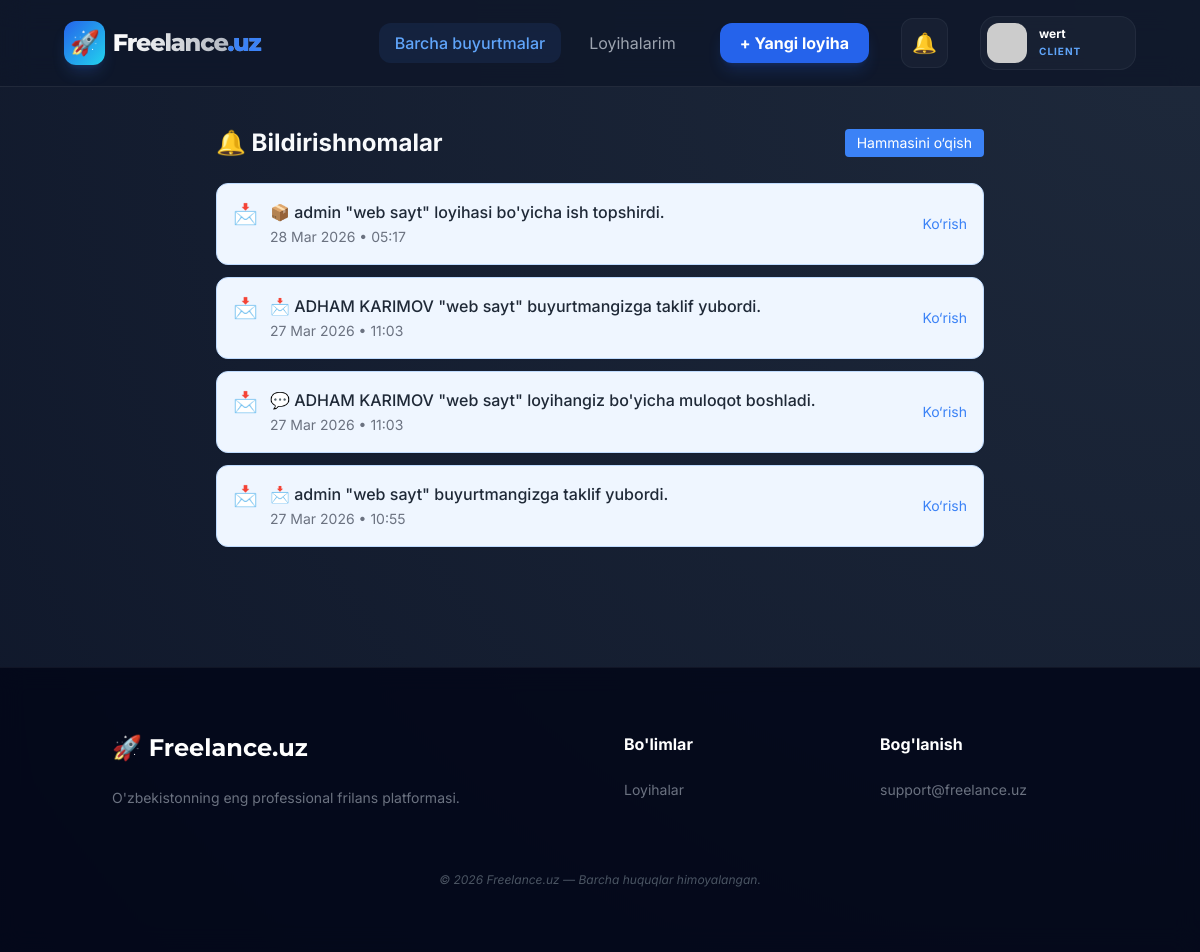
Screenshot of /notifications/ (signed in) with the database file from the repository.
### accounts/models.py (models this page shows, shortened)
class User(AbstractUser):
    class Role(models.TextChoices):
        CLIENT     = 'CLIENT',     'Mijoz'
        FREELANCER = 'FREELANCER', 'Frilanser'
    email     = models.EmailField(unique=True)
    full_name = models.CharField(max_length=255)
    role      = models.CharField(max_length=20, choices=Role.choices)
    avatar    = models.ImageField(upload_to='avatars/', null=True, blank=True)
    USERNAME_FIELD  = 'email'
    REQUIRED_FIELDS = ['username', 'full_name', 'role']

### notifications/models.py (models this page shows, shortened)
class Notification(models.Model):
    class Type(models.TextChoices):
        OFFER_RECEIVED  = 'OFFER_RECEIVED',  'Yangi taklif keldi'
        OFFER_ACCEPTED  = 'OFFER_ACCEPTED',  'Taklif qabul qilindi'
        OFFER_REJECTED  = 'OFFER_REJECTED',  'Taklif rad etildi'
        DEADLINE_SOON   = 'DEADLINE_SOON',   'Muddat yaqinlashmoqda'
        DEADLINE_PASSED = 'DEADLINE_PASSED', 'Muddat o\'tdi'
        ORDER_COMPLETED = 'ORDER_COMPLETED', 'Ish tugatildi'
        MESSAGE         = 'MESSAGE',         'Yangi xabar'
    user = models.ForeignKey(settings.AUTH_USER_MODEL, on_delete=models.CASCADE, related_name='notifications')
    type = models.CharField(max_length=30, choices=Type.choices)
    message = models.TextField()
    is_read = models.BooleanField(default=False)
    created_at = models.DateTimeField(auto_now_add=True)
    link = models.CharField(max_length=255, blank=True)
    class Meta:
        ordering = ['-created_at']

### notifications/views.py (the view)
# urls.py: path('',                views.NotificationListView.as_view(), name='list'),
class NotificationListView(LoginRequiredMixin, View):
    login_url = 'accounts:login'
    def get(self, request):
        notifications = Notification.objects.filter(user=request.user).order_by('-created_at')
        unread_count = notifications.filter(is_read=False).count()
        notifications.filter(is_read=False).update(is_read=True)
        context = {
            'notifications': notifications,
            'unread_count': unread_count,
        }
        return render(request, 'notifications/list.html', context)

### notifications/templatetags/notification_tags.py (called while the page is built)
@register.simple_tag
def get_unread_notifications(user):
    return Notification.objects.filter(user=user, is_read=False).order_by('-created_at')[:10]

@register.simple_tag
def get_unread_count(user):
    return Notification.objects.filter(user=user, is_read=False).count()

### templates/notifications/list.html (shortened to what this page needs)
{% extends 'base.html' %}
{% block content %}
<div class="max-w-3xl mx-auto">
    <div class="flex justify-between items-center mb-6">
        <h2 class="text-2xl font-bold">🔔 Bildirishnomalar</h2>
        <form method="POST" action="{% url 'notifications:mark_all_read' %}">
            <button class="text-sm bg-blue-500 text-white px-3 py-1 rounded hover:bg-blue-600">
                Hammasini o‘qish
            </button>
        </form>
    </div>
    <div class="space-y-3">
        {% for notif in notifications %}
        <div class="group flex justify-between items-center p-4 rounded-xl shadow-sm border transition hover:shadow-md
        {% if notif.type == 'OFFER_ACCEPTED' %}bg-green-50 border-green-200
        {% elif notif.type == 'OFFER_REJECTED' %}bg-red-50 border-red-200
        {% elif notif.type == 'OFFER_RECEIVED' %}bg-blue-50 border-blue-200
        {% elif notif.type == 'DEADLINE_SOON' %}bg-yellow-50 border-yellow-200
        {% elif notif.type == 'DEADLINE_PASSED' %}bg-orange-50 border-orange-200
        {% else %}bg-white{% endif %}
        ">
            <div class="flex items-start gap-3">
                <div class="text-xl">
                    {% if notif.type == 'OFFER_ACCEPTED' %}✅
                    {% elif notif.type == 'OFFER_REJECTED' %}❌
                    {% elif notif.type == 'OFFER_RECEIVED' %}📩
                    {% elif notif.type == 'DEADLINE_SOON' %}⏳
                    {% elif notif.type == 'DEADLINE_PASSED' %}⚠️
                    {% else %}🔔
                    {% endif %}
                </div>
                <div>
                    <p class="font-medium text-gray-800">
                        {{ notif.message }}
                    </p>
                    <span class="text-sm text-gray-500">
                        {{ notif.created_at|date:"d M Y • H:i" }}
                    </span>
                </div>
            </div>
            <div class="flex items-center gap-3">
                {% if notif.link %}
                <a href="{{ notif.link }}"
                   class="text-blue-500 text-sm hover:underline">
                    Ko‘rish
                </a>
                {% endif %}
            </div>
        </div>
        {% empty %}
        <div class="text-center py-10 text-gray-500">
            <div class="text-5xl mb-3">📭</div>
            <p>Hozircha bildirishnomalar yo‘q</p>
        </div>
        {% endfor %}
    </div>
</div>
{% endblock %}

### templates/base.html (shortened to what this page needs)
<!DOCTYPE html>
<html lang="uz">
<head>
    <script src="https://cdn.tailwindcss.com"></script>
</head>
<body class="bg-[#0f172a]">
{% if request.user.is_authenticated %}
{% load notification_tags %}
{% get_unread_notifications request.user as unread_notifs %}
{% get_unread_count request.user as unread_count %}
{% endif %}
<nav class="glass-nav px-6 md:px-16 py-4 flex justify-between items-center sticky top-0 z-50">
    <a href="/" class="logo-font text-2xl font-extrabold tracking-tighter flex items-center gap-2 group">
        <span class="bg-gradient-to-br from-blue-600 to-cyan-400 text-white p-1.5 rounded-xl shadow-lg shadow-blue-500/20 group-hover:rotate-12 transition-transform">🚀</span>
        <span class="bg-clip-text text-transparent bg-gradient-to-r from-white to-gray-400">
            Freelance<span class="text-blue-500">.uz</span>
        </span>
    </a>
    <div class="flex items-center gap-4 md:gap-8">
        {% if request.user.is_authenticated %}
            <div class="hidden lg:flex items-center gap-3">
                {% if request.user.role == "CLIENT" %}
                    <a href="{% url 'marketplace:order_list' %}" class="px-4 py-2 text-blue-400 bg-blue-500/10 rounded-xl font-medium">Barcha buyurtmalar</a>
                    <a href="{% url 'marketplace:my_orders' %}" class="px-4 py-2 text-gray-400 hover:text-white transition">Loyihalarim</a>
                    <a href="{% url 'marketplace:order_create' %}" class="ml-4 bg-blue-600 hover:bg-blue-50 text-white px-5 py-2 rounded-xl font-bold shadow-lg shadow-blue-600/20 transition-all active:scale-95">+ Yangi loyiha</a>
                {% else %}
                    <a href="{% url 'marketplace:order_list' %}" class="px-4 py-2 text-blue-400 bg-blue-500/10 rounded-xl font-medium">Ish topish</a>
                    <a href="{% url 'chat:my_offers' %}" class="px-4 py-2 text-gray-400 hover:text-white transition">Mening takliflarim</a>
                {% endif %}
            </div>
            <div class="relative">
                <button onclick="toggleNotif()" class="p-2.5 rounded-xl bg-slate-800/50 hover:bg-slate-700 transition relative border border-white/5">
                    <span class="text-xl">🔔</span>
                </button>
            </div>
            <div class="relative">
                <button onclick="toggleElement('profileDropdown')" class="flex items-center gap-3 p-1.5 pr-4 rounded-2xl bg-slate-800/50 hover:bg-slate-700 border border-white/5 transition">
                    <img src="{% if request.user.avatar %}{{ request.user.avatar.url }}{% else %}https://ui-avatars.com/api/?name={{ request.user.full_name }}&background=2563eb&color=fff{% endif %}" class="w-10 h-10 rounded-xl object-cover">
                    <div class="hidden md:block text-left">
                        <p class="text-xs font-bold text-white truncate w-20 leading-none mb-1">{{ request.user.full_name|truncatechars:12 }}</p>
                        <p class="text-[10px] text-blue-400 uppercase font-bold tracking-widest">{{ request.user.role }}</p>
                    </div>
                </button>
            </div>
        {% endif %}
    </div>
</nav>
<main class="flex-grow">
    <div class="container mx-auto px-6 py-10">
        {% block content %}{% endblock %}
    </div>
</main>
<footer class="bg-slate-950/80 backdrop-blur-md border-t border-white/5 py-16 mt-20">
    <div class="container mx-auto px-6 grid grid-cols-1 md:grid-cols-4 gap-12 text-center md:text-left">
        <div class="col-span-1 md:col-span-2">
            <a href="/" class="logo-font text-2xl font-bold text-white mb-6 block">🚀 Freelance.uz</a>
            <p class="text-gray-500 text-sm max-w-sm mx-auto md:mx-0">O'zbekistonning eng professional frilans platformasi.</p>
        </div>
        <div>
            <h4 class="text-white font-bold mb-6">Bo'limlar</h4>
            <ul class="text-gray-500 text-sm space-y-3">
                <li><a href="{% url 'marketplace:order_list' %}" class="hover:text-blue-400 transition">Loyihalar</a></li>
            </ul>
        </div>
        <div>
            <h4 class="text-white font-bold mb-6">Bog'lanish</h4>
            <p class="text-gray-500 text-sm">support@freelance.uz</p>
        </div>
    </div>
    <div class="text-center mt-16 text-gray-600 text-xs italic">
        © 2026 Freelance.uz — Barcha huquqlar himoyalangan.
    </div>
</footer>
</body>
</html>

### templates/base.html (style rules this page uses)
:root { --primary-blue: #1e40af; --deep-dark: #0f172a; }
body { font-family: 'Inter', sans-serif; background: radial-gradient(circle at top right, #1e293b, #0f172a); color: #f8fafc; margin: 0; min-height: 100vh; display: flex; flex-direction: column; }
.logo-font { font-family: 'Montserrat', sans-serif; }
.glass-nav { background: rgba(15, 23, 42, 0.85); backdrop-filter: blur(15px); border-bottom: 1px solid rgba(255, 255, 255, 0.08); }

### rows the page displays
User: user.full_name "wert", user.role "CLIENT"
Notification: message "📦 admin \"web sayt\" loyihasi bo'yicha ish topshirdi.", created_at "28 Mar 2026 • 05:17"
Notification: message "📩 ADHAM KARIMOV \"web sayt\" buyurtmangizga taklif yubordi.", created_at "27 Mar 2026 • 11:03"
Notification: message "💬 ADHAM KARIMOV \"web sayt\" loyihangiz bo'yicha muloqot boshladi.", created_at "27 Mar 2026 • 11:03"
Notification: message "📩 admin \"web sayt\" buyurtmangizga taklif yubordi.", created_at "27 Mar 2026 • 10:55"
